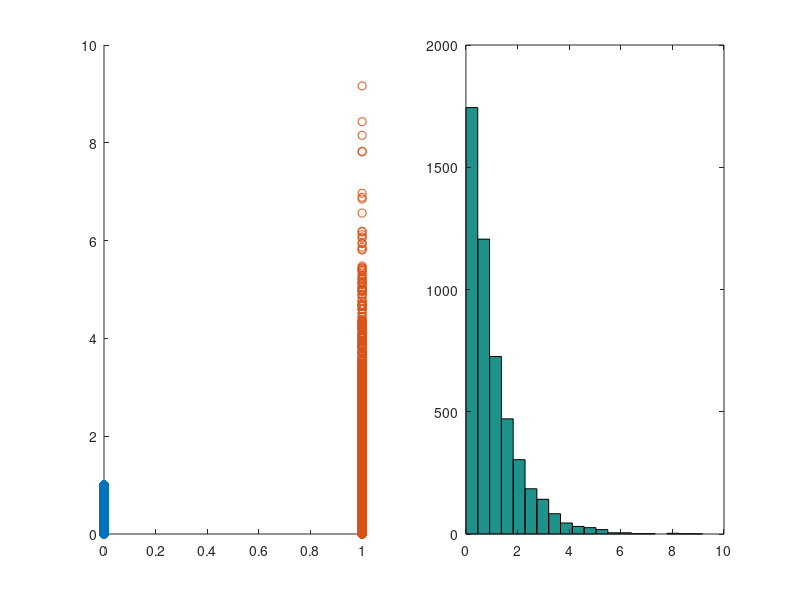

Reproduce this figure in MATLAB.



n = 5000;
mu = 1;
r1 = unifrnd(0,1,1,n); %standard uniform (0,1), 1xn row vector
r2 = -(1/mu)*log(ones(1,n)-r1);


figure(1)
subplot(1,2,1)
hold on;
scatter(0*ones(1,n),r1);
scatter(ones(1,n),r2);
hold off;
subplot(1,2,2)
hist(r2,20)
